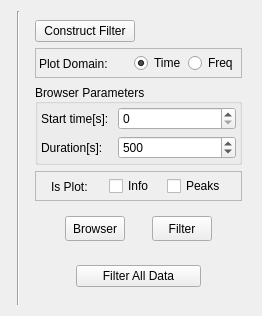
      <widget class="QWidget" name="Tab_filter_trigger">
       <attribute name="title">
        <string>Filter and Trigger</string>
       </attribute>
       <layout class="QHBoxLayout" name="horizontalLayout_7">
        <item>
         <widget class="MPLwidget" name="mpl_FT" native="true">
          <property name="sizePolicy">
           <sizepolicy hsizetype="Expanding" vsizetype="Expanding">
            <horstretch>0</horstretch>
            <verstretch>0</verstretch>
           </sizepolicy>
          </property>
         </widget>
        </item>
        <item>
         <widget class="Line" name="line_4">
          <property name="orientation">
           <enum>Qt::Vertical</enum>
          </property>
         </widget>
        </item>
        <item>
         <widget class="QWidget" name="widget_7" native="true">
          <property name="sizePolicy">
           <sizepolicy hsizetype="Maximum" vsizetype="Maximum">
            <horstretch>0</horstretch>
            <verstretch>0</verstretch>
           </sizepolicy>
          </property>
          <property name="minimumSize">
           <size>
            <width>225</width>
            <height>0</height>
           </size>
          </property>
          <property name="maximumSize">
           <size>
            <width>225</width>
            <height>400</height>
           </size>
          </property>
          <layout class="QVBoxLayout" name="verticalLayout_4">
           <item>
            <widget class="QPushButton" name="PB_construct_filter">
             <property name="maximumSize">
              <size>
               <width>100</width>
               <height>16777215</height>
              </size>
             </property>
             <property name="text">
              <string>Construct Filter</string>
             </property>
            </widget>
           </item>
           <item>
            <widget class="QFrame" name="frame_5">
             <property name="sizePolicy">
              <sizepolicy hsizetype="Preferred" vsizetype="Maximum">
               <horstretch>0</horstretch>
               <verstretch>0</verstretch>
              </sizepolicy>
             </property>
             <property name="maximumSize">
              <size>
               <width>16777215</width>
               <height>30</height>
              </size>
             </property>
             <property name="frameShape">
              <enum>QFrame::StyledPanel</enum>
             </property>
             <property name="frameShadow">
              <enum>QFrame::Raised</enum>
             </property>
             <layout class="QHBoxLayout" name="horizontalLayout_8">
              <property name="spacing">
               <number>2</number>
              </property>
              <property name="leftMargin">
               <number>3</number>
              </property>
              <property name="topMargin">
               <number>3</number>
              </property>
              <property name="rightMargin">
               <number>3</number>
              </property>
              <property name="bottomMargin">
               <number>3</number>
              </property>
              <item>
               <widget class="QLabel" name="label_13">
                <property name="sizePolicy">
                 <sizepolicy hsizetype="Expanding" vsizetype="Fixed">
                  <horstretch>1</horstretch>
                  <verstretch>0</verstretch>
                 </sizepolicy>
                </property>
                <property name="minimumSize">
                 <size>
                  <width>0</width>
                  <height>23</height>
                 </size>
                </property>
                <property name="maximumSize">
                 <size>
                  <width>16777215</width>
                  <height>23</height>
                 </size>
                </property>
                <property name="text">
                 <string>Plot Domain: </string>
                </property>
               </widget>
              </item>
              <item>
               <widget class="QRadioButton" name="RB_time_domain">
                <property name="sizePolicy">
                 <sizepolicy hsizetype="Fixed" vsizetype="Fixed">
                  <horstretch>0</horstretch>
                  <verstretch>0</verstretch>
                 </sizepolicy>
                </property>
                <property name="maximumSize">
                 <size>
                  <width>16777215</width>
                  <height>23</height>
                 </size>
                </property>
                <property name="text">
                 <string>Time</string>
                </property>
                <property name="checked">
                 <bool>true</bool>
                </property>
               </widget>
              </item>
              <item>
               <widget class="QRadioButton" name="RB_freq_domain">
                <property name="sizePolicy">
                 <sizepolicy hsizetype="Fixed" vsizetype="Fixed">
                  <horstretch>0</horstretch>
                  <verstretch>0</verstretch>
                 </sizepolicy>
                </property>
                <property name="maximumSize">
                 <size>
                  <width>16777215</width>
                  <height>23</height>
                 </size>
                </property>
                <property name="text">
                 <string>Freq</string>
                </property>
               </widget>
              </item>
             </layout>
            </widget>
           </item>
           <item>
            <widget class="QGroupBox" name="groupBox_6">
             <property name="sizePolicy">
              <sizepolicy hsizetype="Preferred" vsizetype="Preferred">
               <horstretch>0</horstretch>
               <verstretch>2</verstretch>
              </sizepolicy>
             </property>
             <property name="minimumSize">
              <size>
               <width>0</width>
               <height>0</height>
              </size>
             </property>
             <property name="maximumSize">
              <size>
               <width>16777215</width>
               <height>150</height>
              </size>
             </property>
             <property name="title">
              <string>Browser Parameters</string>
             </property>
             <property name="alignment">
              <set>Qt::AlignLeading|Qt::AlignLeft|Qt::AlignVCenter</set>
             </property>
             <property name="flat">
              <bool>false</bool>
             </property>
             <property name="checkable">
              <bool>false</bool>
             </property>
             <layout class="QGridLayout" name="gridLayout_4">
              <property name="leftMargin">
               <number>3</number>
              </property>
              <property name="topMargin">
               <number>3</number>
              </property>
              <property name="rightMargin">
               <number>3</number>
              </property>
              <property name="bottomMargin">
               <number>3</number>
              </property>
              <property name="horizontalSpacing">
               <number>6</number>
              </property>
              <item row="0" column="0">
               <widget class="QLabel" name="label_11">
                <property name="sizePolicy">
                 <sizepolicy hsizetype="Preferred" vsizetype="Fixed">
                  <horstretch>0</horstretch>
                  <verstretch>0</verstretch>
                 </sizepolicy>
                </property>
                <property name="minimumSize">
                 <size>
                  <width>0</width>
                  <height>23</height>
                 </size>
                </property>
                <property name="maximumSize">
                 <size>
                  <width>16777215</width>
                  <height>23</height>
                 </size>
                </property>
                <property name="text">
                 <string>Start time[s]: </string>
                </property>
               </widget>
              </item>
              <item row="1" column="0">
               <widget class="QLabel" name="label_12">
                <property name="sizePolicy">
                 <sizepolicy hsizetype="Preferred" vsizetype="Fixed">
                  <horstretch>0</horstretch>
                  <verstretch>0</verstretch>
                 </sizepolicy>
                </property>
                <property name="minimumSize">
                 <size>
                  <width>0</width>
                  <height>23</height>
                 </size>
                </property>
                <property name="maximumSize">
                 <size>
                  <width>16777215</width>
                  <height>23</height>
                 </size>
                </property>
                <property name="text">
                 <string>Duration[s]:</string>
                </property>
               </widget>
              </item>
              <item row="0" column="1">
               <widget class="QSpinBox" name="SB_start_time_FT">
                <property name="sizePolicy">
                 <sizepolicy hsizetype="Expanding" vsizetype="Fixed">
                  <horstretch>1</horstretch>
                  <verstretch>0</verstretch>
                 </sizepolicy>
                </property>
                <property name="minimumSize">
                 <size>
                  <width>30</width>
                  <height>23</height>
                 </size>
                </property>
                <property name="maximumSize">
                 <size>
                  <width>2000</width>
                  <height>23</height>
                 </size>
                </property>
                <property name="maximum">
                 <number>1000000</number>
                </property>
               </widget>
              </item>
              <item row="1" column="1">
               <widget class="QSpinBox" name="SB_browser_duration_FT">
                <property name="sizePolicy">
                 <sizepolicy hsizetype="Expanding" vsizetype="Fixed">
                  <horstretch>1</horstretch>
                  <verstretch>0</verstretch>
                 </sizepolicy>
                </property>
                <property name="minimumSize">
                 <size>
                  <width>30</width>
                  <height>23</height>
                 </size>
                </property>
                <property name="maximumSize">
                 <size>
                  <width>2000</width>
                  <height>23</height>
                 </size>
                </property>
                <property name="minimum">
                 <number>1</number>
                </property>
                <property name="maximum">
                 <number>4000</number>
                </property>
                <property name="value">
                 <number>500</number>
                </property>
               </widget>
              </item>
             </layout>
            </widget>
           </item>
           <item>
            <widget class="QFrame" name="frame_4">
             <property name="sizePolicy">
              <sizepolicy hsizetype="Preferred" vsizetype="Maximum">
               <horstretch>0</horstretch>
               <verstretch>0</verstretch>
              </sizepolicy>
             </property>
             <property name="maximumSize">
              <size>
               <width>16777215</width>
               <height>30</height>
              </size>
             </property>
             <property name="frameShape">
              <enum>QFrame::StyledPanel</enum>
             </property>
             <property name="frameShadow">
              <enum>QFrame::Raised</enum>
             </property>
             <layout class="QHBoxLayout" name="horizontalLayout_13">
              <property name="leftMargin">
               <number>15</number>
              </property>
              <property name="topMargin">
               <number>3</number>
              </property>
              <property name="rightMargin">
               <number>15</number>
              </property>
              <property name="bottomMargin">
               <number>3</number>
              </property>
              <item>
               <widget class="QLabel" name="label_21">
                <property name="sizePolicy">
                 <sizepolicy hsizetype="Preferred" vsizetype="Preferred">
                  <horstretch>0</horstretch>
                  <verstretch>0</verstretch>
                 </sizepolicy>
                </property>
                <property name="minimumSize">
                 <size>
                  <width>0</width>
                  <height>23</height>
                 </size>
                </property>
                <property name="maximumSize">
                 <size>
                  <width>16777215</width>
                  <height>23</height>
                 </size>
                </property>
                <property name="text">
                 <string>Is Plot:</string>
                </property>
               </widget>
              </item>
              <item>
               <widget class="QCheckBox" name="CB_is_plot_info_FT">
                <property name="sizePolicy">
                 <sizepolicy hsizetype="Minimum" vsizetype="Preferred">
                  <horstretch>0</horstretch>
                  <verstretch>0</verstretch>
                 </sizepolicy>
                </property>
                <property name="text">
                 <string>Info</string>
                </property>
                <property name="checked">
                 <bool>false</bool>
                </property>
               </widget>
              </item>
              <item>
               <widget class="QCheckBox" name="CB_is_plot_peaks">
                <property name="sizePolicy">
                 <sizepolicy hsizetype="Minimum" vsizetype="Maximum">
                  <horstretch>0</horstretch>
                  <verstretch>0</verstretch>
                 </sizepolicy>
                </property>
                <property name="text">
                 <string>Peaks</string>
                </property>
                <property name="checked">
                 <bool>false</bool>
                </property>
               </widget>
              </item>
             </layout>
            </widget>
           </item>
           <item>
            <widget class="QWidget" name="widget_8" native="true">
             <property name="sizePolicy">
              <sizepolicy hsizetype="Preferred" vsizetype="Preferred">
               <horstretch>0</horstretch>
               <verstretch>1</verstretch>
              </sizepolicy>
             </property>
             <layout class="QHBoxLayout" name="horizontalLayout_14">
              <item>
               <widget class="QPushButton" name="PB_browser_FT">
                <property name="sizePolicy">
                 <sizepolicy hsizetype="Maximum" vsizetype="Maximum">
                  <horstretch>0</horstretch>
                  <verstretch>0</verstretch>
                 </sizepolicy>
                </property>
                <property name="minimumSize">
                 <size>
                  <width>60</width>
                  <height>25</height>
                 </size>
                </property>
                <property name="maximumSize">
                 <size>
                  <width>60</width>
                  <height>25</height>
                 </size>
                </property>
                <property name="text">
                 <string>Browser</string>
                </property>
               </widget>
              </item>
              <item>
               <widget class="QPushButton" name="PB_filter">
                <property name="sizePolicy">
                 <sizepolicy hsizetype="Preferred" vsizetype="Preferred">
                  <horstretch>0</horstretch>
                  <verstretch>0</verstretch>
                 </sizepolicy>
                </property>
                <property name="minimumSize">
                 <size>
                  <width>60</width>
                  <height>25</height>
                 </size>
                </property>
                <property name="maximumSize">
                 <size>
                  <width>60</width>
                  <height>25</height>
                 </size>
                </property>
                <property name="text">
                 <string>Filter</string>
                </property>
               </widget>
              </item>
             </layout>
            </widget>
           </item>
           <item>
            <widget class="QWidget" name="widget_9" native="true">
             <property name="sizePolicy">
              <sizepolicy hsizetype="Preferred" vsizetype="Preferred">
               <horstretch>0</horstretch>
               <verstretch>1</verstretch>
              </sizepolicy>
             </property>
             <layout class="QHBoxLayout" name="horizontalLayout_15">
              <item>
               <widget class="QPushButton" name="PB_filter_all">
                <property name="sizePolicy">
                 <sizepolicy hsizetype="Preferred" vsizetype="Preferred">
                  <horstretch>0</horstretch>
                  <verstretch>1</verstretch>
                 </sizepolicy>
                </property>
                <property name="maximumSize">
                 <size>
                  <width>125</width>
                  <height>30</height>
                 </size>
                </property>
                <property name="text">
                 <string>Filter All Data</string>
                </property>
               </widget>
              </item>
             </layout>
            </widget>
           </item>
          </layout>
         </widget>
        </item>
       </layout>
      </widget>
